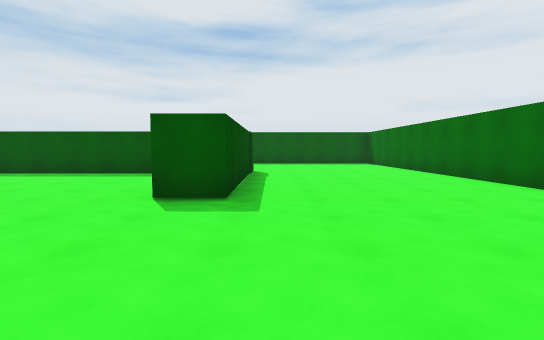
View 1 (above)

19 first-person views from a walk through a Unity game level. The camera is 1.4 m above the floor, tilts 4° down and sees 85° across. The floor is counted in squares, 2 m on a side. Each view is taken from the middle of a square. On the plan, view 1 faces up. The plan holds only what a view shows up to about 10 squares ahead; the rest is blank. The place goes on beyond the plan. The player character is not drawn.

View 2
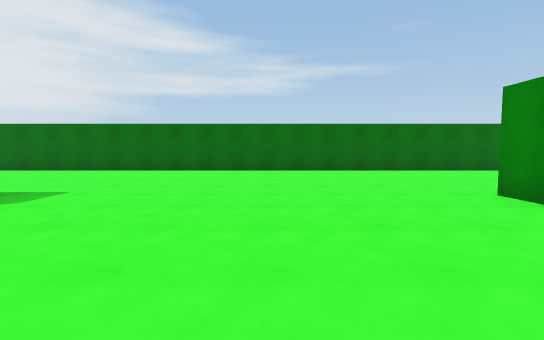

View 3
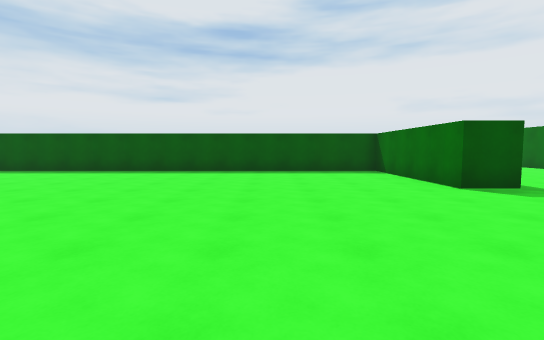

View 4
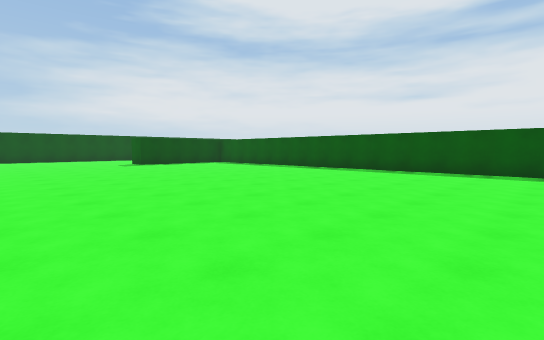

View 5
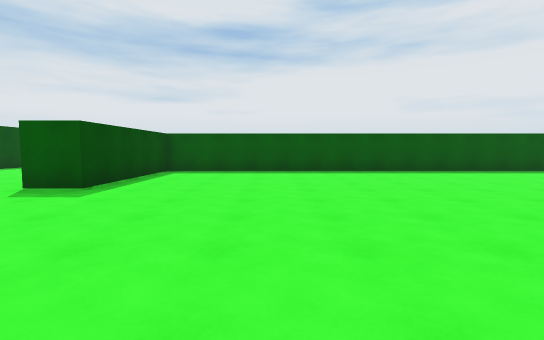

View 6
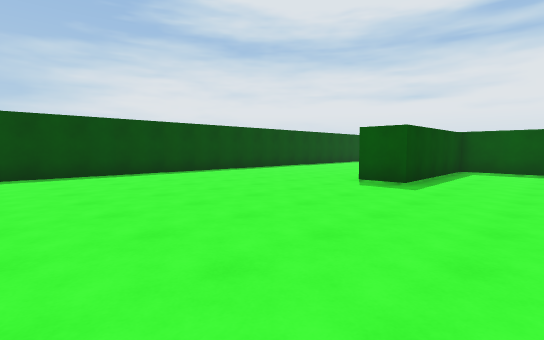

View 7
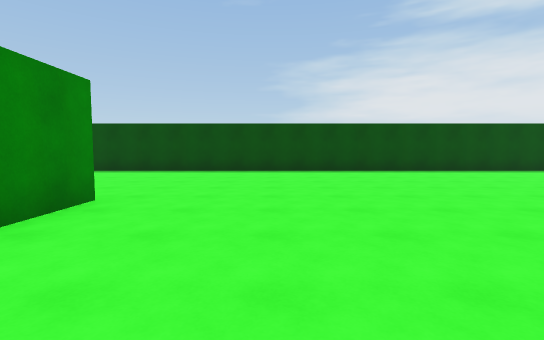

View 8
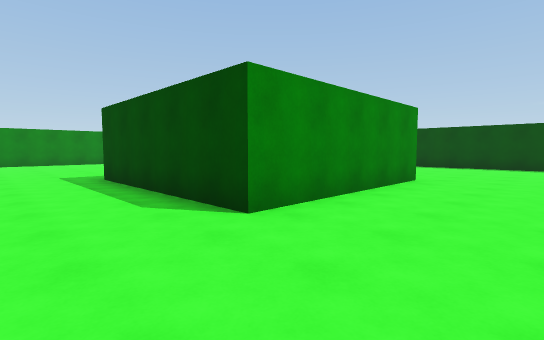

View 9
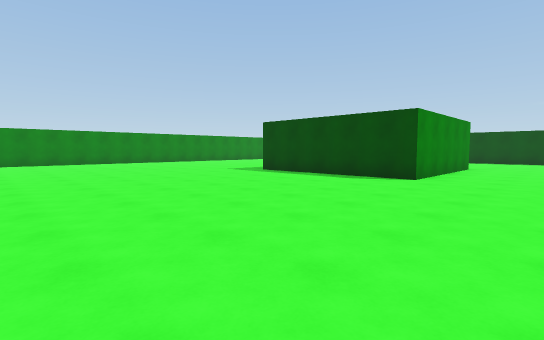

View 10
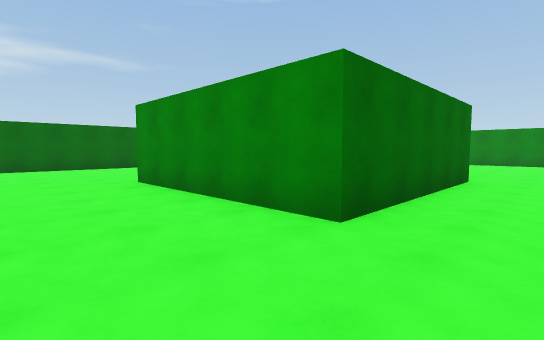

View 11
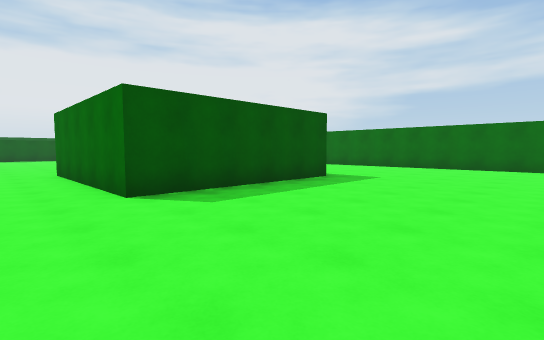

View 12
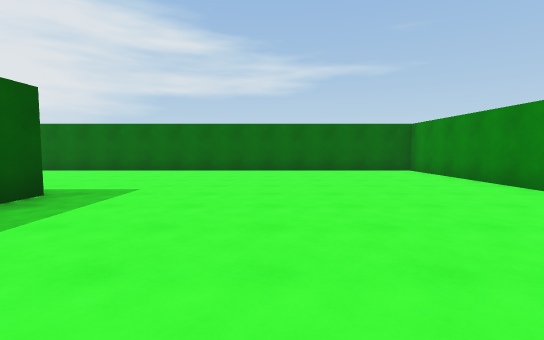

View 13
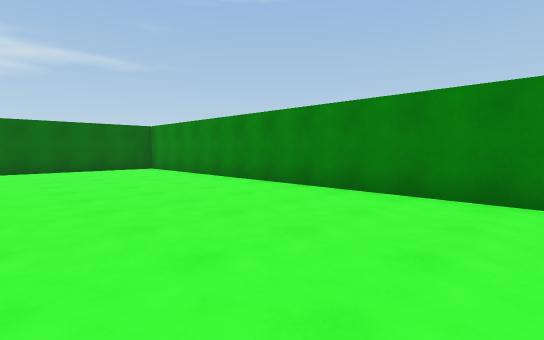

View 14
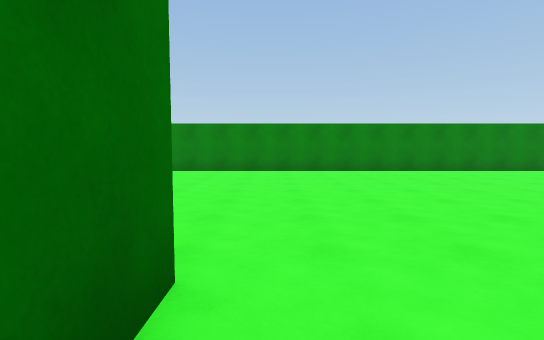

View 15
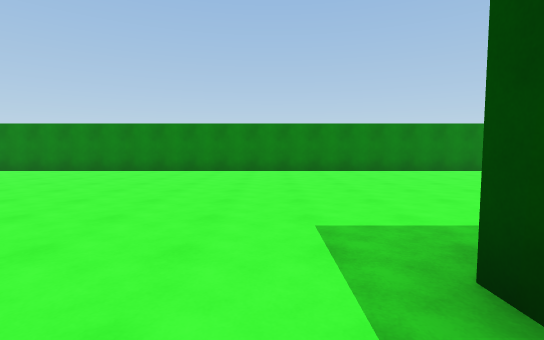

View 16
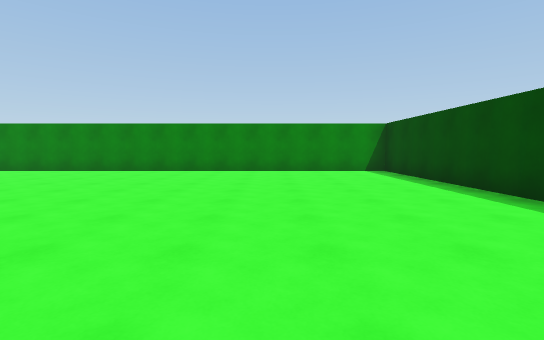

View 17
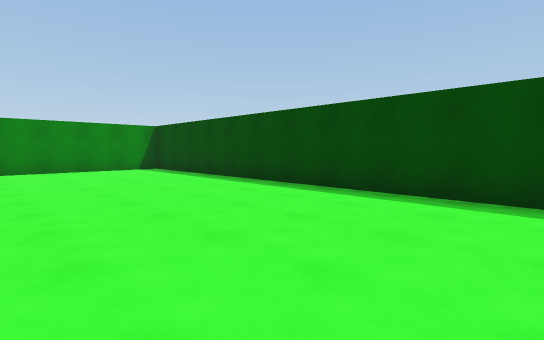

View 18
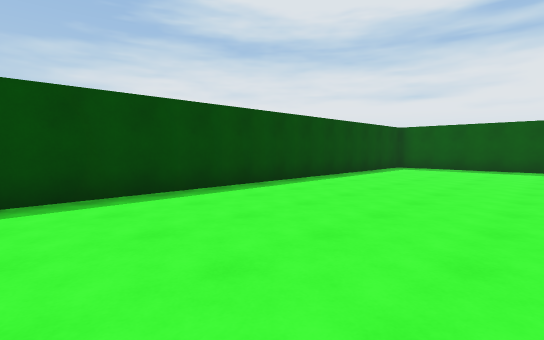

View 19
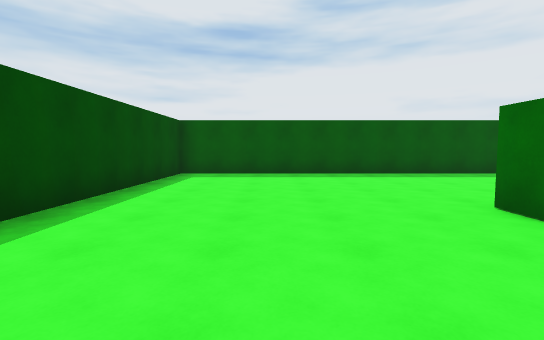

### Floor plan
Points are (right, up) in squares from view 1. A wall is a line through its corners. A room is listed if a view was taken in it or the views show most of it. See-through windows are left out.
Room 1 (views 1, 2, 3, 4, 5, 6, 7, 8, 9, 10, 11, 12, 13, 14, 15, 16, 17, 18, 19)
walls: (-20.1, -3.4) (-15.1, -3.4) (-15.1, -8.6); (-0.5, -8.5) (-5.5, -8.5) (-5.5, -3.4) (-0.5, -3.4); (-0.6, 9.5) (-0.6, 4.2) (-1.7, 4.2) (-1.7, 8.4) (-19.3, 8.4) (-19.3, 4.2) (-20.4, 4.2); (-20.4, 8.8) (-20.4, 9.5); (-16.5, 14.5) (-25.6, 14.5) (-25.6, -16.5) (4.7, -16.5) (4.7, 10)

Where each view was taken, in squares from view 1:
view 1: 0 up, 0 right, facing up
view 2: 0 up, 5 left, facing right
view 3: 1 down, 5 left, facing up
view 4: 1 down, 6 left, facing up-left
view 5: 1 down, 16 left, facing up
view 6: 2 down, 17 left, facing up-left
view 7: 1 down, 16 left, facing left
view 8: 1 down, 13 left, facing down-left
view 9: 1 down, 8 left, facing down-left
view 10: 1 down, 7 left, facing down-right
view 11: 13 down, 7 left, facing up-right
view 12: 12 down, 5 left, facing right
view 13: 12 down, 6 left, facing down-right
view 14: 7 down, 6 left, facing down
view 15: 7 down, 14 left, facing down
view 16: 7 down, 22 left, facing down
view 17: 6 down, 21 left, facing down-left
view 18: 3 up, 21 left, facing up-left
view 19: 6 up, 23 left, facing up
